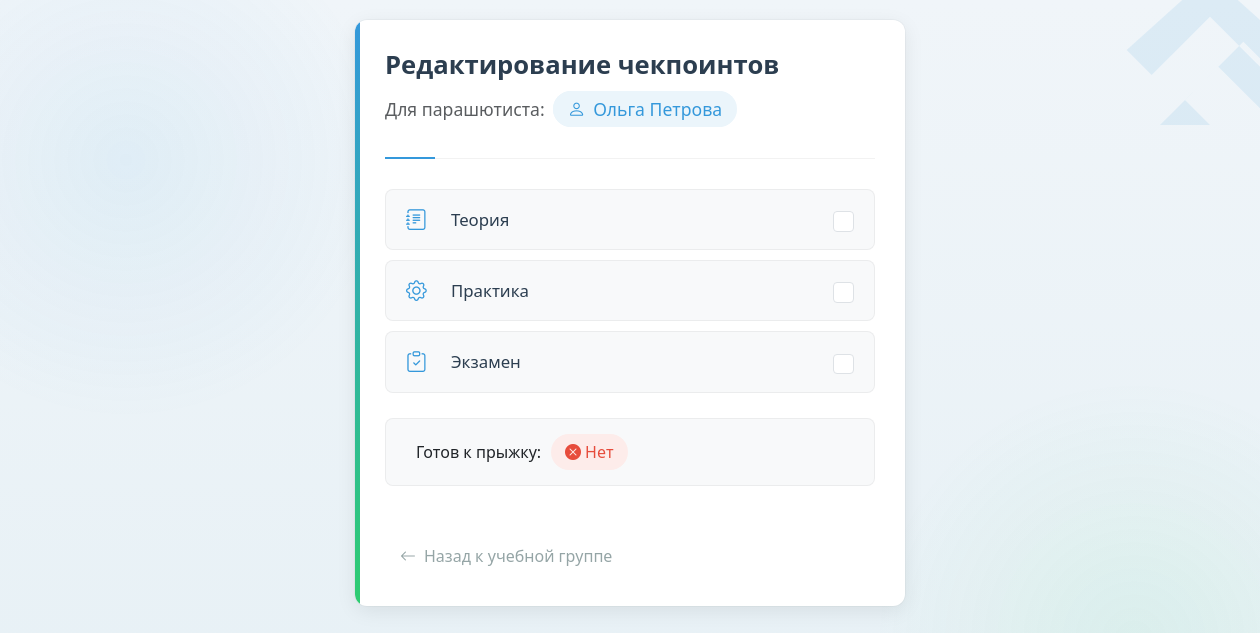
The app's page /instructors/1/training_groups/1/parachutists/2/edit_checkpoint/ with its own data.
### instructors/models.py (models this page shows, shortened)
class TrainingGroupParachutist(models.Model):
    parachutist = models.ForeignKey(Parachutist, unique=True, on_delete=models.CASCADE)
    group = models.ForeignKey(TrainingGroup, on_delete=models.CASCADE)
    theory_passed = models.BooleanField(default=False)
    practice_passed = models.BooleanField(default=False)
    medical_certified = models.BooleanField('Мед. сертификация', default=False)
    """
    Наличие необходимых для прыжка мед. бумаг.
    """
    exam_passed = models.BooleanField(default=False)  # Новое поле для зачета
    ready_for_jump = models.BooleanField(default=False)  # Новое поле

class Parachutist(models.Model):
    parachutist_id = models.AutoField(primary_key=True)
    first_name = models.CharField(max_length=255)
    middle_name = models.CharField(max_length=255)
    last_name = models.CharField(max_length=255)
    contact_info = models.CharField(max_length=255)

### instructors/views.py (the view, shortened to what this page needs)
def edit_training_checkpoint(request, instructor_id, training_group_id, parachutist_id):
    parachutist_group = get_object_or_404(TrainingGroupParachutist, parachutist_id=parachutist_id,
                                          group_id=training_group_id)
    training_group = get_object_or_404(TrainingGroup, group_id=training_group_id)
    instructor = get_object_or_404(Instructor, instructor_id=instructor_id)
    return render(request, 'edit_training_checkpoint.html', {
        'parachutist_group': parachutist_group,
        'training_group': training_group,
        'instructor': instructor,
    })

### instructors/templates/edit_training_checkpoint.html (shortened to what this page needs)
<!DOCTYPE html>
<html lang="ru">
<head>
    <link href="https://cdn.jsdelivr.net/npm/bootstrap@5.3.0/dist/css/bootstrap.min.css" rel="stylesheet">
    <link href="https://cdn.jsdelivr.net/npm/bootstrap-icons@1.10.0/font/bootstrap-icons.css" rel="stylesheet">
</head>
<body>
    <div class="checkpoint-container">
        <div class="checkpoint-card">
            <div class="checkpoint-header">
                <div class="d-flex align-items-center mb-3">
                    <div>
                        <h1 class="checkpoint-title mb-1">Редактирование чекпоинтов</h1>
                        <div class="parachutist-info">
                            <span class="text-muted me-2">Для парашютиста:</span>
                            <span class="parachutist-name">
                                <i class="bi bi-person"></i>
                                {{ parachutist_group.parachutist.first_name }} {{ parachutist_group.parachutist.last_name }}
                            </span>
                        </div>
                    </div>
                </div>
            </div>
            <form method="post">
                <div class="checkpoint-list">
                    <div class="checkpoint-item">
                        <i class="bi bi-journal-text checkpoint-icon"></i>
                        <label class="checkpoint-label">Теория</label>
                        <input class="form-check-input" type="checkbox" name="theory_passed"
                               {% if parachutist_group.theory_passed %}checked{% endif %}>
                    </div>
                    <div class="checkpoint-item">
                        <i class="bi bi-gear checkpoint-icon"></i>
                        <label class="checkpoint-label">Практика</label>
                        <input class="form-check-input" type="checkbox" name="practice_passed"
                               {% if parachutist_group.practice_passed %}checked{% endif %}>
                    </div>
                    <div class="checkpoint-item">
                        <i class="bi bi-clipboard-check checkpoint-icon"></i>
                        <label class="checkpoint-label">Экзамен</label>
                        <input class="form-check-input" type="checkbox" name="exam_passed"
                               {% if parachutist_group.exam_passed %}checked{% endif %}>
                    </div>
                </div>
                <div class="status-container">
                    <span class="status-text">Готов к прыжку:</span>
                    <span class="status-badge {% if parachutist_group.ready_for_jump %}status-ready{% else %}status-not-ready{% endif %}">
                        {% if parachutist_group.ready_for_jump %}
                            <i class="bi bi-check-circle-fill me-1"></i> Да
                        {% else %}
                            <i class="bi bi-x-circle-fill me-1"></i> Нет
                        {% endif %}
                    </span>
                </div>
            </form>
            <a href="{% url 'training_group_detail' instructor_id=instructor.instructor_id training_group_id=training_group.group_id %}" class="btn-back">
                <i class="bi bi-arrow-left me-2"></i> Назад к учебной группе
            </a>
        </div>
    </div>
</body>
</html>

### instructors/templates/edit_training_checkpoint.html (style rules this page uses)
:root { --primary: #3498db; --primary-light: #ebf5fb; --secondary: #e74c3c; --success: #2ecc71; --success-light: #e8f8f0; --dark: #2c3e50; --gray: #95a5a6; --light: #f8f9fa; }
body { background-color: #f0f5f9; background-image: radial-gradient(circle at 10% 20%, rgba(52, 152, 219, 0.08) 0%, transparent 20%), radial-gradient(circle at 90% 80%, rgba(46, 204, 113, 0.08) 0%, transparent 20%), linear-gradient(to bottom, #f0f5f9, #e6f0f5); min-height: 100vh; padding: 20px; font-family: 'Segoe UI', system-ui, sans-serif; position: relative; overflow-x: hidden; }
body::before { content: ""; position: absolute; top: -50px; right: -50px; width: 200px; height: 200px; background-size: contain; background-repeat: no-repeat; z-index: -1; }
body::after { content: ""; position: absolute; bottom: -30px; left: -30px; width: 150px; height: 150px; background-size: contain; background-repeat: no-repeat; z-index: -1; }
.checkpoint-container { max-width: 550px; margin: 0 auto; }
.checkpoint-card { background: white; padding: 30px; border-radius: 12px; box-shadow: 0 5px 20px rgba(0,0,0,0.08), 0 0 0 1px rgba(0,0,0,0.03); position: relative; overflow: hidden; border: none; backdrop-filter: blur(2px); }
.checkpoint-card::before { content: ''; position: absolute; top: 0; left: 0; width: 5px; height: 100%; background: linear-gradient(to bottom, var(--primary), var(--success)); }
.checkpoint-header { margin-bottom: 30px; padding-bottom: 15px; border-bottom: 1px solid rgba(0,0,0,0.05); position: relative; }
.checkpoint-header::after { content: ''; position: absolute; bottom: -1px; left: 0; width: 50px; height: 2px; background: var(--primary); }
.checkpoint-title { font-size: 1.6rem; font-weight: 600; color: var(--dark); display: flex; align-items: center; margin-bottom: 5px; }
.parachutist-info { display: flex; align-items: center; margin-top: 10px; font-size: 1.1rem; }
.parachutist-name { font-weight: 500; color: var(--primary); background: var(--primary-light); padding: 5px 15px; border-radius: 50px; display: inline-flex; align-items: center; position: relative; overflow: hidden; }
.parachutist-name::before { content: ''; position: absolute; top: 0; left: 0; width: 100%; height: 100%; background: linear-gradient(90deg, rgba(52,152,219,0.1) 0%, rgba(52,152,219,0.05) 100%); z-index: -1; }
.parachutist-name i { margin-right: 8px; color: var(--primary); }
.checkpoint-list { margin: 25px 0; }
.checkpoint-item { display: flex; align-items: center; padding: 14px 20px; margin-bottom: 10px; border-radius: 8px; background: var(--light); transition: all 0.2s ease; border: 1px solid rgba(0,0,0,0.05); position: relative; }
.checkpoint-icon { color: var(--primary); font-size: 1.3rem; width: 30px; margin-right: 15px; flex-shrink: 0; }
.checkpoint-label { flex-grow: 1; font-size: 1.05rem; font-weight: 500; color: var(--dark); }
.form-check-input { width: 1.3em; height: 1.3em; cursor: pointer; margin-left: 10px; }
.status-container { background: var(--light); padding: 15px; border-radius: 8px; margin: 25px 0; display: flex; align-items: center; border: 1px solid rgba(0,0,0,0.05); transition: all 0.2s ease; }
.status-text { font-weight: 500; margin-right: 10px; }
.status-badge { padding: 6px 14px; border-radius: 20px; font-weight: 500; display: inline-flex; align-items: center; transition: all 0.2s ease; }
.status-not-ready { background: #fdecea; color: var(--secondary); }
.btn-back { display: inline-flex; align-items: center; color: var(--gray); text-decoration: none; margin-top: 25px; font-weight: 500; transition: all 0.2s ease; padding: 8px 15px; border-radius: 6px; }

### records on screen
TrainingGroupParachutist: parachutist.first_name "Ольга", parachutist.last_name "Петрова"
